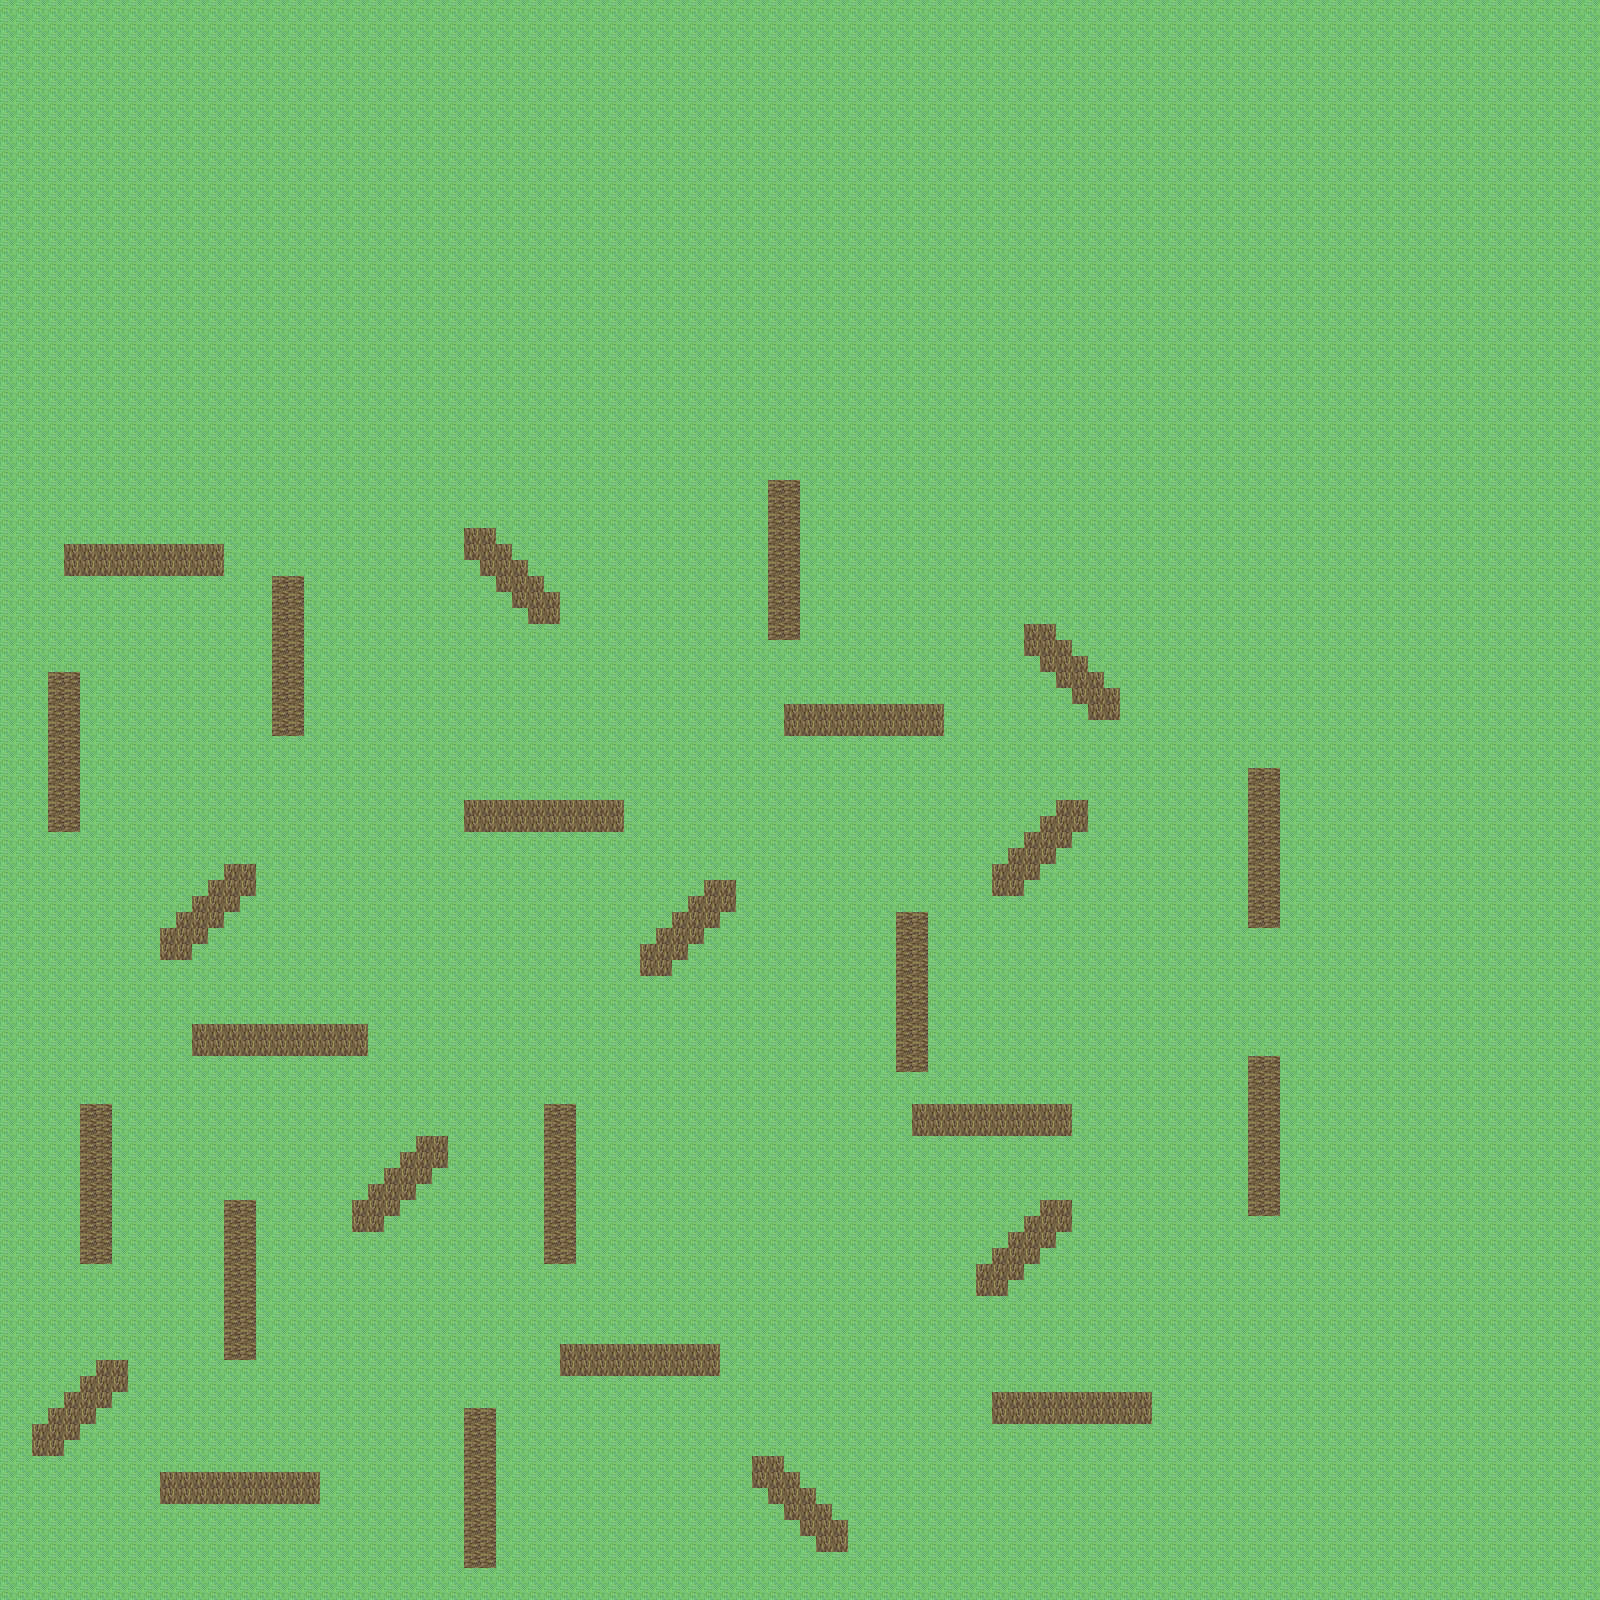

This game map was drawn from its Tiled (.tmx) file and the tilesets committed beside it. A one-line description and the trimmed map source follow:
An orthogonal 100x100 tile map with 16x16 px tiles, 2 tile layers (background, foreground).

<map version="1.2" tiledversion="1.2.1" orientation="orthogonal" renderorder="right-down" width="100" height="100" tilewidth="16" tileheight="16" infinite="0" nextlayerid="4" nextobjectid="6">
 <tileset firstgid="1" source="ground.tsx" />
 <layer id="1" name="background" width="100" height="100" locked="1">
  <data>[10000 cells, 10000 non-empty, 1 distinct tile ids]</data>
 </layer>
 <layer id="2" name="foreground" width="100" height="100">
  <data>[10000 cells, 506 non-empty, 1 distinct tile ids]</data>
 </layer>
</map>
